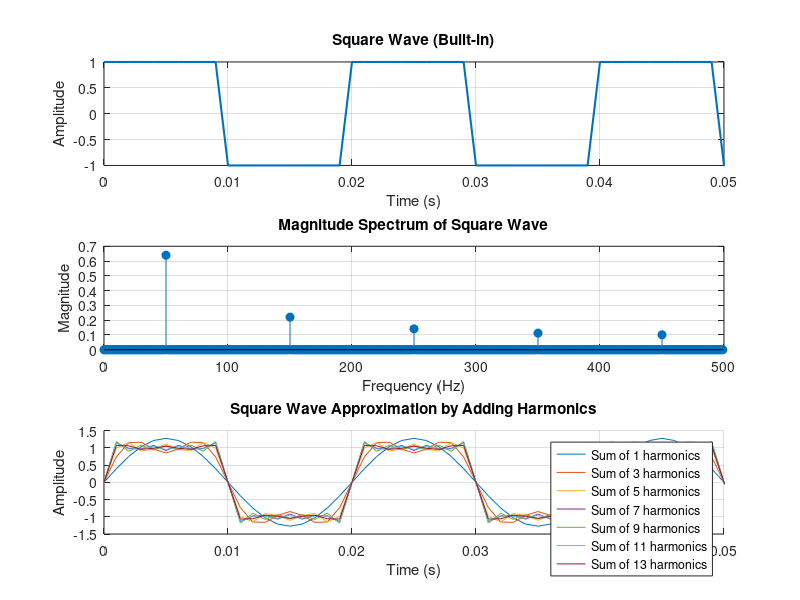

The MATLAB script that drew this image:
% This script demonstrates the generation of a square wave using MATLAB's built-in function
% and approximates the same by summing odd harmonics of sine waves.
% It also computes and plots the FFT magnitude spectrum of the square wave.

fs = 1000;                    % Sampling frequency in Hz
t = 0:1/fs:1-1/fs;            % Time vector for 1 second duration
fundamental = 50;             % Fundamental frequency of square wave (Hz)

% Generate built-in square wave using MATLAB's square function
x_square = square(2*pi*fundamental*t);

% Plot the built-in square wave in time domain
figure;
subplot(3,1,1);
plot(t, x_square, 'LineWidth', 1.5);
title('Square Wave (Built-in)');
xlabel('Time (s)');
ylabel('Amplitude');
xlim([0 0.05]);               % Zoom into first 50 ms for detail
grid on;

% Compute FFT of the square wave
X_square = fft(x_square);
n = length(X_square);          % Number of points in FFT
f_axis = (0:n-1)*(fs/n);       % Frequency axis for plotting

% Plot the magnitude spectrum of the square wave
subplot(3,1,2);
stem(f_axis(1:n/2), abs(X_square(1:n/2))/n, 'filled'); % Plot positive frequencies only
title('Magnitude Spectrum of Square Wave');
xlabel('Frequency (Hz)');
ylabel('Magnitude');
grid on;

% Approximate the square wave by summing odd harmonics of sine waves
numHarmonics = 7;              % Number of odd harmonics to include
x_sum = zeros(size(t));        % Initialize sum of harmonics

subplot(3,1,3);
hold on;
colors = lines(numHarmonics);  % Generate distinct colors for each plot

for k = 1:numHarmonics
    harmonic = 2*k - 1;        % Odd harmonics: 1, 3, 5, ...
    % Add current harmonic scaled by 1/harmonic to the sum
    x_sum = x_sum + (1/harmonic)*sin(2*pi*harmonic*fundamental*t);
    
    % Plot the current approximation of the square wave
    plot(t, (4/pi)*x_sum, 'Color', colors(k,:), 'DisplayName', ...
        ['Sum of ' num2str(harmonic) ' harmonics']);
    
    pause(0.5);  % Pause to visually observe build-up; remove if generating static plots
end

title('Square Wave Approximation by Adding Harmonics');
xlabel('Time (s)');
ylabel('Amplitude');
xlim([0 0.05]);               % Zoom into first 50 ms
legend('show');               % Display legend showing number of harmonics
grid on;
hold off;
